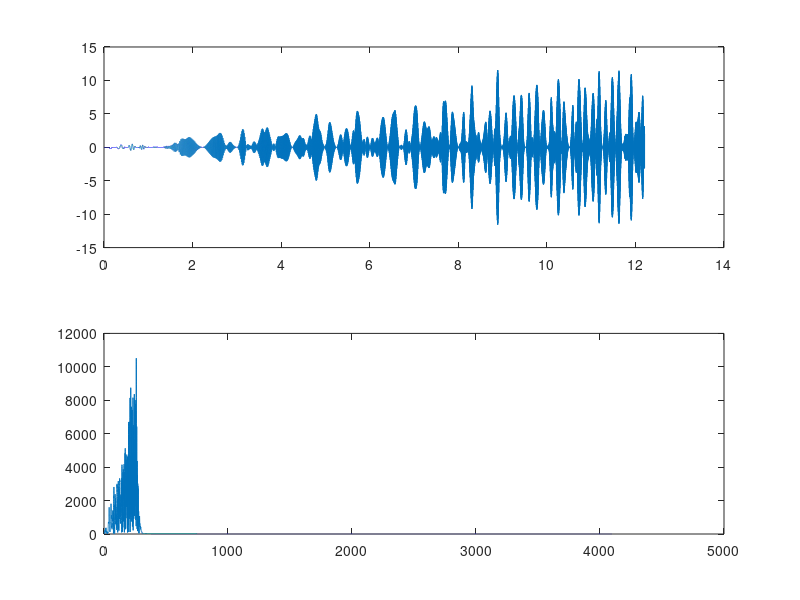

Reproduce this figure in MATLAB.
clear
%%
% sample parameters
Fs = 8192; % sample frequency
Ts = 1/Fs; % sample period
N = 100000; % number of sample nodes
t = Ts:Ts:N*Ts; % time sequence
f = (0:N/2-1)*Fs/N; % frequency sequence

%%
%{
	gearbox parameters -- gear ring fixed
	assume sun gear shaft as input, carrier shaft as out put
%}
Zp  = 36; Zs = 28; Zr = 100; % number of teeth of planet gear, sun gear and gear ring
							% must satisfy Zs + 2*Zp = Zr 			
np  = 4; % number of planet gears
tr  = (Zs+Zr)/Zs; % transfer ratio of gearbox(assume carrier to be fixed, the rotation
				  % frequency of gear ring can be rotation frequency of carrier, and
				  % rotation frequency of sun gear should minus frequency of carrier)
is_steady = 0;
is_vary = 1-is_steady;
if is_steady
	% for steady condition
	frs = 25; % rotation frequency of sun gear
else	
	% for varying condition
	frs = 0.5*t;
end
kcon = 0.5; % coefficient used to time the 'frs' term
fcon = 0; % frequency that describe how condition varies


frc = frs/tr; % rotational frequency of carrier
fm  = frc*Zr; % mesh frequency
frp_rel = fm/Zp; % the relative(to gear ring) rotation frequency of planet gear
frp_abs = frp_rel + frc; % the absolute rotation frequency of planet gear


%%
%%%%%%%%%%%%%%%%%%%%%%%%%%%%%%%%%%%%%%%%%%%%%%%
%{
	2012  Feng Zhipeng model
%}
%%%%%%%%%%%%%%%%%%%%%%%%%%%%%%%%%%%%%%%%%%%%%%%

%%
%{
	vibration model for distributed fault induced gearbox(normal one)
%}
% characteristic frequency
fs = fm/Zs; fp = fm/Zp; fr = fm/Zr;
% condition parameters
Acon = kcon*frs;
Mcon = is_steady+(1-is_steady)*Acon.*cos(2*pi*fcon.*t); % the varying condition modulation
% initial parameters
phi_s=0; phi_p=0; phi_r=0; PHI_s=0; PHI_p=0; PHI_r=0; theta=pi/2; % 初始相位
As=1; Ap=1; Ar=1; Bs=1; Bp=1; Br=1; % 误差或分布式故障引起的条幅和调幅强度
K = 0.5; % overall scalar
% vibration model
x_d = K*Mcon.*(1-cos(2*pi*np*t)).*(1+As*cos(2*pi*fs.*t+PHI_s)...
		+Ap*cos(2*pi*fp.*t+PHI_p)+Ar*cos(2*pi*fr.*t+PHI_r)).*...
		cos(2*pi*fm.*t+Bs*sin(2*pi*fs.*t+phi_s)+Bp*sin(2*pi*fp.*t+phi_p)...
		+Br*sin(2*pi*fr.*t+phi_r)+theta);
% x_d_n = awgn(x_d,1); % add Gaussian white noise with 1 dB
y_d = abs(fft(x_d)); y_d = y_d(1:N/2); % frequency spectrum

%%
%{
	vibration model for local fault induced gearbox
%}
% characteristic frequency
fp = fm/Zp; fs = fm/Zs*np; fr = fm/Zr*np;
% initial parameters
A = 1; B = 0.5; phi1 = 0; phi2 = 0; phi3 = 0;
%%%%%%%%%%%%%[planet gear local fault]%%%%%%%%%%%%%%%%%
% vibration model	
x_p = Mcon.*(1-cos(2*pi*frc.*t)).*(1+A*cos(2*pi*fp.*t+phi1))...
		.*cos(2*pi*fm.*t+B*sin(2*pi*fp.*t+phi2)+phi3)+x_d;
% x_p = awgn(x_p, 2); % add Gaussian white noise with 1 dB
y_p = abs(fft(x_p)); y_p = y_p(1:N/2); % frequency spectrum

%%%%%%%%%%%%%[sun gear local fault]%%%%%%%%%%%%%%%%%
% vibration model	
x_s = Mcon.*(1-cos(2*pi*frs.*t)).*(1+A*cos(2*pi*fs.*t+phi1))...
		.*cos(2*pi*fm.*t+B*sin(2*pi*fs.*t+phi2)+phi3)+x_d;
x_s = awgn(x_s, 2); % add Gaussian white noise with 1 dB
y_s = abs(fft(x_s)); y_s = y_s(1:N/2); % frequency spectrum

%%%%%%%%%%%%%[sun gear local fault]%%%%%%%%%%%%%%%%%
% vibration model	
x_r = Mcon.*(1+A*cos(2*pi*fr.*t+phi1))...
		.*cos(2*pi*fm.*t+B*sin(2*pi*fr.*t+phi2)+phi3)+x_d;
x_r = awgn(x_r, 2); % add Gaussian white noise with 1 dB
y_r = abs(fft(x_r)); y_r = y_r(1:N/2); % frequency spectrum

figure
subplot(211)
plot(t,x_p)
subplot(212)
plot(f,y_p)
